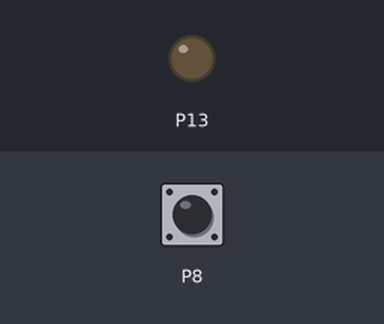
A program run on a simulated BBC micro:bit running MicroPython. Parts: output pins drawn as LEDs (lit = HIGH). Inputs (shaded band) come from the test bench; at power-on: P8 HIGH.

Above: at 1.2 s.
1.3 s: P8 pulled LOW for 0.15 s
At 1.38 s:
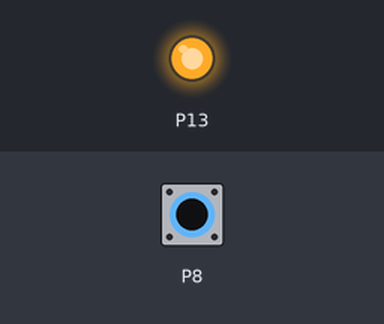
2.9 s: P8 pulled LOW for 3.2 s
At 6.9 s:
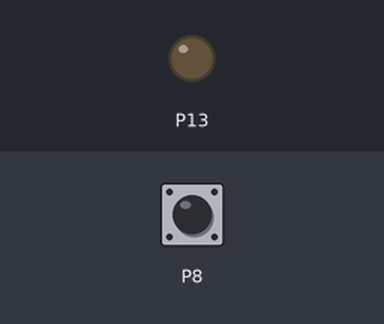
Timing chart, 0 to 8.4 s (numbered marks = the images above; inputs shaded):
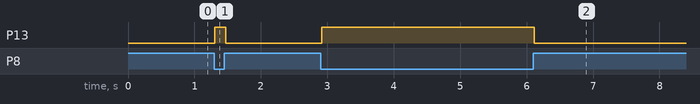

The program:

main.py
```python
from microbit import *

display.off()
pin8.set_pull(pin8.PULL_UP)

while True:
    if pin8.read_digital() == 0:
        pin13.write_digital(1)
    else:
        pin13.write_digital(0)
    sleep(20)
```

Measured:
- after the input at 1.3 s, P13: LOW → HIGH at once, → LOW 0.16 s later
- after the input at 2.9 s, P13: LOW → HIGH at once, → LOW 3.2 s later
